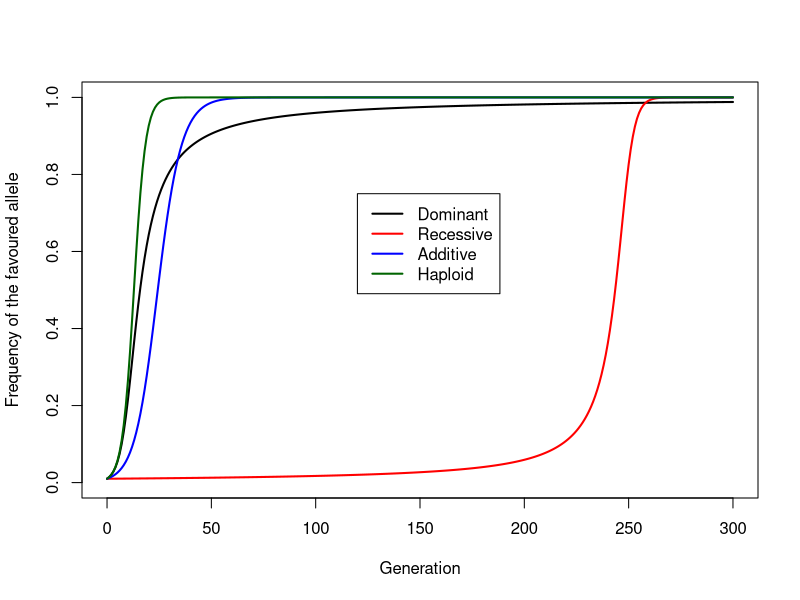
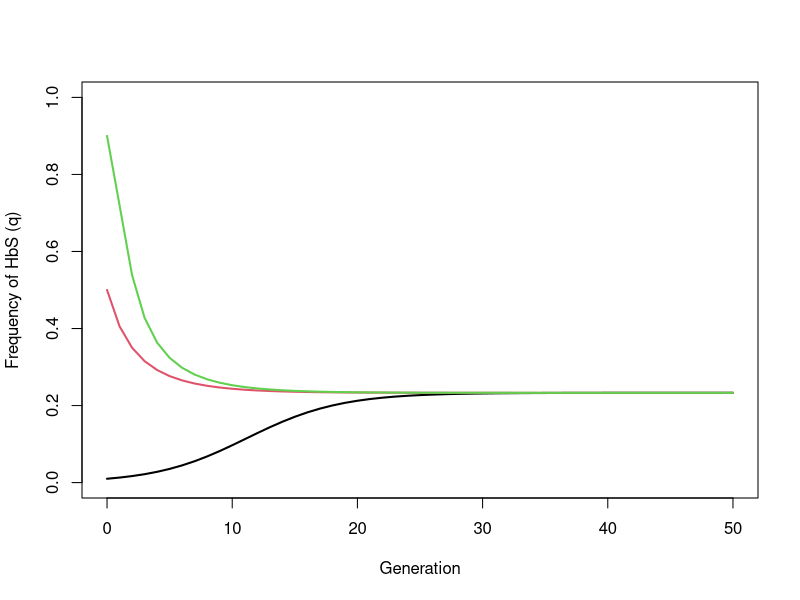

Write the R code that produced these figures, in order.
## ---- chunk 1
infants <- c(AA = 189, AS = 89, SS = 9)
adults  <- c(AA = 400, AS = 249, SS = 5)

freq_infants <- infants / sum(infants)
freq_adults  <- adults / sum(adults)

# Survival ratio: adult frequency / infant frequency
survival <- freq_adults / freq_infants

# Relative fitness: divide by the largest value
W <- survival / max(survival)
round(rbind(freq_infants, freq_adults, survival, W), 3)
## ---- chunk 2
zygotic_selection <- function(q0, W11, W12, W22, n_gen) {
  q <- rep(NA, n_gen + 1)
  q[1] <- q0                      # q[1] is generation 0
  for (t in 2:(n_gen + 1)) {
    p_t <- 1 - q[t - 1]
    q_t <- q[t - 1]
    W_bar <- p_t^2 * W11 + 2 * p_t * q_t * W12 + q_t^2 * W22
    q[t] <- (p_t * q_t * W12 + q_t^2 * W22) / W_bar
  }
  return(q)
}

haploid_selection <- function(q0, W1, W2, n_gen) {
  q <- rep(NA, n_gen + 1)
  q[1] <- q0
  for (t in 2:(n_gen + 1)) {
    p_t <- 1 - q[t - 1]
    q[t] <- q[t - 1] * W2 / (p_t * W1 + q[t - 1] * W2)
  }
  return(q)
}
## ---- chunk 3
n_gen <- 300
s <- 0.3
dominant  <- zygotic_selection(q0 = 0.01, W11 = 1 - s, W12 = 1,         W22 = 1, n_gen = n_gen)
recessive <- zygotic_selection(q0 = 0.01, W11 = 1 - s, W12 = 1 - s,     W22 = 1, n_gen = n_gen)
additive  <- zygotic_selection(q0 = 0.01, W11 = 1 - s, W12 = 1 - s / 2, W22 = 1, n_gen = n_gen)
haploid   <- haploid_selection(q0 = 0.01, W1 = 1 - s, W2 = 1, n_gen = n_gen)

generation <- 0:n_gen
matplot(generation, cbind(dominant, recessive, additive, haploid),
        type = "l", lty = 1, lwd = 2, col = c("black", "red", "blue", "darkgreen"),
        xlab = "Generation", ylab = "Frequency of the favoured allele",
        ylim = c(0, 1))
legend(x = 120, y = 0.75, legend = c("Dominant", "Recessive", "Additive", "Haploid"),
       col = c("black", "red", "blue", "darkgreen"), lty = 1, lwd = 2)
## ---- chunk 4
first_generation <- function(q, threshold) which(q >= threshold)[1] - 1
first_generation(dominant, 0.5)
first_generation(dominant, 0.99)
## ---- chunk 5
n_gen <- 50
start_freqs <- c(0.01, 0.5, 0.9)
runs <- sapply(start_freqs, function(q0)
  zygotic_selection(q0, W11 = W["AA"], W12 = W["AS"], W22 = W["SS"], n_gen = n_gen))

matplot(0:n_gen, runs, type = "l", lty = 1, lwd = 2,
        xlab = "Generation", ylab = "Frequency of HbS (q)", ylim = c(0, 1))
## ---- chunk 6
set.seed(301)
## ---- chunk 7
selection_drift <- function(N, q0, W11, W12, W22, n_gen) {
  q <- rep(NA, n_gen + 1)
  q[1] <- q0
  for (t in 2:(n_gen + 1)) {
    p_t <- 1 - q[t - 1]
    q_t <- q[t - 1]
    W_bar <- p_t^2 * W11 + 2 * p_t * q_t * W12 + q_t^2 * W22
    q_expected <- (p_t * q_t * W12 + q_t^2 * W22) / W_bar
    q[t] <- rbinom(1, 2 * N, q_expected) / (2 * N)   # drift: sample 2N alleles
  }
  return(q)
}

# 500 populations of N = 50, each starting with one copy of a new favoured
# additive mutation (fitnesses 1, 1.05, 1.1)
N <- 50
final_q <- replicate(500, tail(selection_drift(N, q0 = 1 / (2 * N),
                                               W11 = 1, W12 = 1.05, W22 = 1.1,
                                               n_gen = 1000), 1))
mean(final_q == 1)   # proportion of populations where the new allele was fixed
